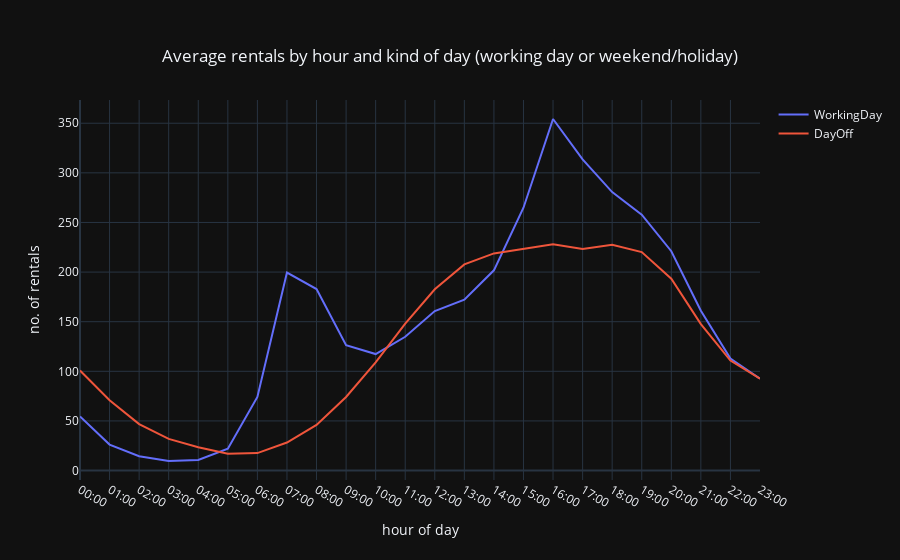

Notebook cell for this chart:
### Markdown cell above
## Average rentals by hour and kind of day (working day or weekend/holiday)  <a id="hourAvgWDPlot"></a>

### Code cell
iplot(hourAvgWDPlot)

### Figure 1 — Plotly figure (JSON) as saved in the notebook; plotly's stock layout.template omitted (floating-point values rounded to 4 significant figures)
{"data": [{"mode": "lines", "name": "WorkingDay", "type": "scatter", "x": [0, 1, 2, 3, 4, 5, 6, 7, 8, 9, 10, 11, 12, 13, 14, 15, 16, 17, 18, 19, 20, 21, 22, 23], "y": [54.52, 26.17, 14.37, 9.617, 10.64, 21.91, 74.15, 199.5, 182.9, 126.2, 117.4, 134.8, 160.7, 172.1, 201.8, 264.9, 354.3, 313.5, 280.6, 257.8, 221.0, 161.1, 112.8, 92.64]}, {"mode": "lines", "name": "DayOff", "type": "scatter", "x": [0, 1, 2, 3, 4, 5, 6, 7, 8, 9, 10, 11, 12, 13, 14, 15, 16, 17, 18, 19, 20, 21, 22, 23], "y": [100.9, 70.86, 46.8, 31.91, 23.49, 16.97, 17.58, 28.26, 45.95, 74.15, 109.1, 148.0, 182.7, 207.7, 218.8, 223.5, 228.2, 223.3, 227.6, 220.2, 193.3, 147.6, 110.8, 92.49]}], "layout": {"title": {"text": "Average rentals by hour and kind of day (working day or weekend/holiday)", "x": 0.5, "xanchor": "center", "y": 0.9, "yanchor": "middle"}, "xaxis": {"tickmode": "array", "ticktext": ["00:00", "01:00", "02:00", "03:00", "04:00", "05:00", "06:00", "07:00", "08:00", "09:00", "10:00", "11:00", "12:00", "13:00", "14:00", "15:00", "16:00", "17:00", "18:00", "19:00", "20:00", "21:00", "22:00", "23:00"], "tickvals": [0, 1, 2, 3, 4, 5, 6, 7, 8, 9, 10, 11, 12, 13, 14, 15, 16, 17, 18, 19, 20, 21, 22, 23], "title": {"text": "hour of day"}}, "yaxis": {"title": {"text": "no. of rentals"}}}}
